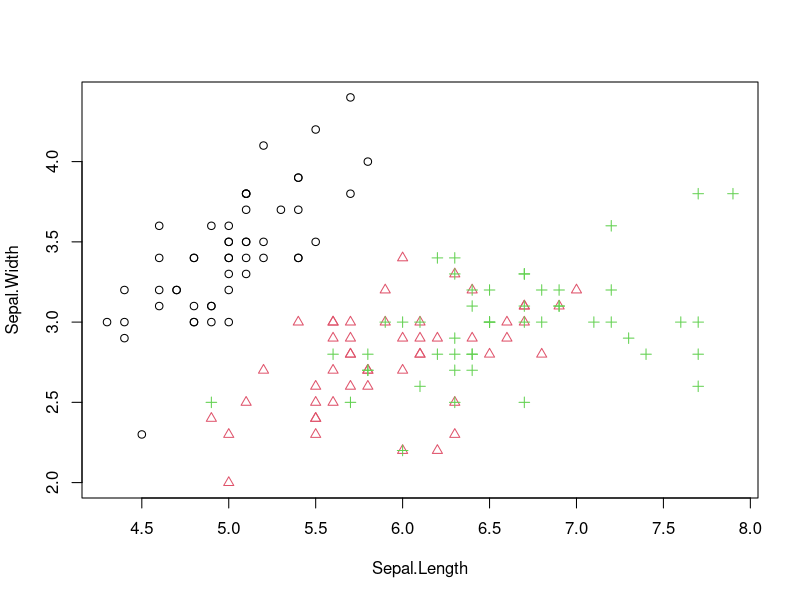

Source code (R): (Note: this script raises an error after producing the figure.)
### Name: color.key
### Title: Add a thin key to the top of a plot
### Aliases: color.key


### ** Examples

data(iris)
y = as.numeric(iris$Species)
plot(Sepal.Width ~ Sepal.Length, iris,col=y,pch=y)
color.key(1:3,1:3,levels(iris$Species))



